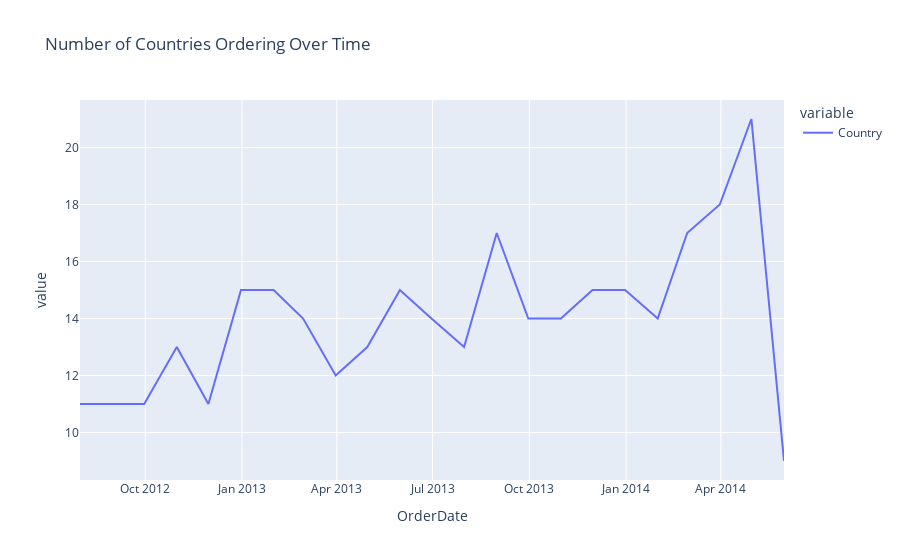

Notebook code for this chart:
### Code cell
px.line(data_frame=date_country, title='Number of Countries Ordering Over Time')

### Figure 1 — Plotly figure (JSON) as saved in the notebook; plotly's stock layout.template omitted (floating-point values rounded to 4 significant figures)
{"data": [{"hovertemplate": "variable=Country<br>OrderDate=%{x}<br>value=%{y}<extra></extra>", "legendgroup": "Country", "line": {"color": "#636efa", "dash": "solid"}, "marker": {"symbol": "circle"}, "mode": "lines", "name": "Country", "orientation": "v", "showlegend": true, "type": "scatter", "x": ["2012-07-31T00:00:00.000000000", "2012-08-31T00:00:00.000000000", "2012-09-30T00:00:00.000000000", "2012-10-31T00:00:00.000000000", "2012-11-30T00:00:00.000000000", "2012-12-31T00:00:00.000000000", "2013-01-31T00:00:00.000000000", "2013-02-28T00:00:00.000000000", "2013-03-31T00:00:00.000000000", "2013-04-30T00:00:00.000000000", "2013-05-31T00:00:00.000000000", "2013-06-30T00:00:00.000000000", "2013-07-31T00:00:00.000000000", "2013-08-31T00:00:00.000000000", "2013-09-30T00:00:00.000000000", "2013-10-31T00:00:00.000000000", "2013-11-30T00:00:00.000000000", "2013-12-31T00:00:00.000000000", "2014-01-31T00:00:00.000000000", "2014-02-28T00:00:00.000000000", "2014-03-31T00:00:00.000000000", "2014-04-30T00:00:00.000000000", "2014-05-31T00:00:00.000000000"], "xaxis": "x", "y": [11, 11, 11, 13, 11, 15, 15, 14, 12, 13, 15, 14, 13, 17, 14, 14, 15, 15, 14, 17, 18, 21, 9], "yaxis": "y"}], "layout": {"legend": {"title": {"text": "variable"}, "tracegroupgap": 0}, "title": {"text": "Number of Countries Ordering Over Time"}, "xaxis": {"anchor": "y", "domain": [0, 1], "title": {"text": "OrderDate"}}, "yaxis": {"anchor": "x", "domain": [0, 1], "title": {"text": "value"}}}}
